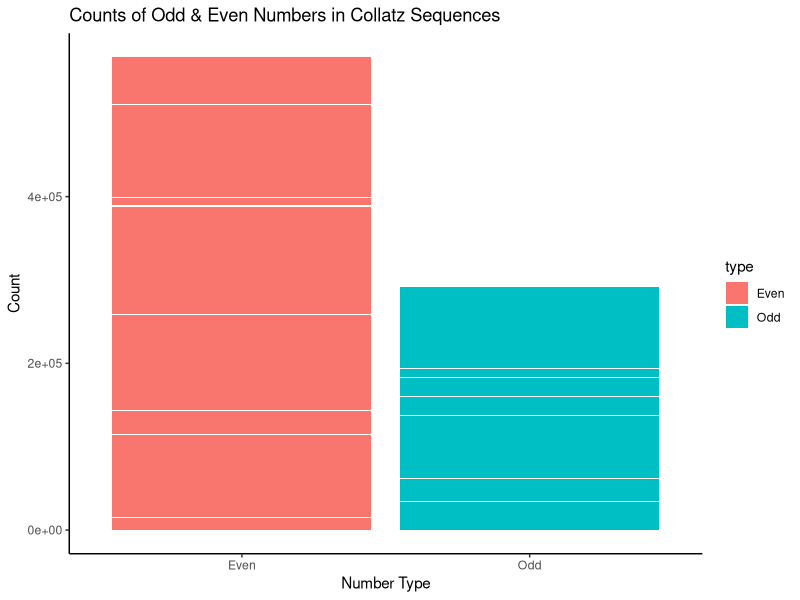

Write R code to recreate this figure.
## ---- chunk 1
knitr::opts_chunk$set(echo = TRUE)
## ---- chunk 2
library(tidyverse)
library(ggplot2)
library(ggrepel)
library(dplyr)
## ---- chunk 3
# accepts a single integer
gen_collatz <- function(n) {
  # Input should all be numerical
  if (is.numeric(n) == FALSE) {
    stop("Invalid input: Not a numerical value")
  }

  # Input should all be integers
  if ((n == as.integer(n)) == FALSE) {
    stop("Invalid input: Not an integer")
  }

  # Input should be 1 or more
  if (n < 1) {
    stop("Invalid input: Value is less than 1")
  }

  # Initialize values
  current <- n
  seq <- c(n)

  # The actual function
  while (current > 1) {
    # check if odd or even
    if (current %% 2 == 0) {
      current <- current / 2
    } else {
      current <- (current * 3) + 1
    }

    # save the new number into the sequence
    seq <- c(seq, current)
  }

  # return the sequence
  return(seq)
}
## ---- chunk 4
collatz_df <- tibble(
  "start" = 1,
  "seq" = list(gen_collatz(1)),
  "length" = length(unlist(seq)),
  "parity" = ifelse((start %% 2) == 0, "EVEN", "ODD"),
  "max_val" = max(unlist(seq))
)

n <- 2

while (n <= 10000) {
  collatz_df <-
    collatz_df %>%
    add_row(
      "start" = n,
      "seq" = list(gen_collatz(n)),
      "length" = length(unlist(seq)),
      "parity" = ifelse((start %% 2) == 0, "EVEN", "ODD"),
      "max_val" = max(unlist(seq))
    )

  n <- n + 1
}
## ---- chunk 5
print(collatz_df)
## ---- chunk 6
## function backtrack to check for backtracking
backtrack <- function(x) {
  # initialize
  initial <- x[1]
  current <- 2
  below_init <- FALSE
  above_init <- FALSE

  while (current <= length(x)) {
    # check for when current value is less than initial
    if (x[current] < initial) {
      below_init <- TRUE
    }

    # check for when current value is higher than initial
    # but only after below_init is TRUE
    if ((x[current] > initial) &&
      (below_init == TRUE)) {
      above_init <- TRUE
    }

    # increment current by 1
    current <- current + 1
  }

  # Both must be TRUE to be considered backtracking
  ifelse(below_init & above_init, TRUE, FALSE)
}
## ---- chunk 7
## doing the actual filtering with the function
backtracks_df <-
  collatz_df %>%
  filter(
    sapply(seq, backtrack)
  )
## ---- chunk 8
print(backtracks_df)
## ---- chunk 9
## backtrack count
backtrack_count <- function(x) {
  # initialize
  initial <- x[1]
  current <- 2
  below_init <- FALSE
  above_init <- FALSE
  counter <- 0

  while (current <= length(x)) {
    # check for when current value is less than initial
    if (x[current] < initial &&
      (below_init == FALSE)) {
      below_init <- TRUE
    }

    # check for when current value is higher than initial
    # but only after below_init is TRUE
    if ((x[current] > initial) &&
      (below_init == TRUE) &&
      (above_init == FALSE)) {
      above_init <- TRUE
    }

    # if below_init and above_init is true, add 1 to counter
    # immediately change back the variables to their FALSE state
    if (below_init && above_init) {
      counter <- counter + 1
      below_init <- FALSE
      above_init <- FALSE
    }

    # increment current by 1
    current <- current + 1
  }

  # returns the backtrack count for each sequences
  return(counter)
}
## ---- chunk 10
mode_calculator <- function(x) {
  # initialize
  unique_nums <- c()
  num_freq <- c()

  # tally the numbers in the freq table
  for (i in x) {
    # If the number in freq is not in unique_nums yet, add to unique_nums
    # also add one to num_freq index that represents the new number (last ind)
    # else, look for index where the number appears on unique_nums
    # and then add 1 to the same index in num_freq
    if ((i %in% unique_nums) == FALSE) {
      unique_nums <- c(unique_nums, i)
      num_freq <- c(num_freq, 1)
    } else {
      index <- which(unique_nums == i)
      num_freq[index] <- num_freq[index] + 1
    }
  }

  # Find the index of the highest frequency
  # then find the number represented by that frequency
  index <- which(num_freq == max(num_freq))
  mode_freq <- unique_nums[index]


  # return the mode
  return(mode_freq)
}
## ---- chunk 11
## doing the actual filtering with backtrack_count
mode_backtrack <-
  backtracks_df %>%
  mutate(
    "freq" = sapply(seq, backtrack_count)
  ) %>%
  summarize(
    "mode" = mode_calculator(freq)
  ) %>%
  pull(1)
## ---- chunk 12
print(mode_backtrack)
## ---- chunk 13
## function to find the max after first backtrack
max_backtrack <- function(x) {
  # initialize
  initial <- x[1]
  current <- 2
  below_init <- FALSE
  above_init <- FALSE
  max_val <- 0

  while (current <= length(x)) {
    # check for when current value is less than initial
    if (x[current] < initial) {
      below_init <- TRUE
    }

    # check for when current value is higher than initial
    # but only after below_init is TRUE
    if ((x[current] > initial) &&
      (below_init == TRUE)) {
      above_init <- TRUE
    }

    # if below_init and above_init is true, start checking for max_val
    if (below_init && above_init) {
      if (x[current] > max_val) {
        max_val <- x[current]
      }
    }

    # increment current by 1
    current <- current + 1
  }

  # return the max_val
  return(max_val)
}
## ---- chunk 14
## doing the actual filtering with max_after_backtrack
max_after_backtrack <-
  backtracks_df %>%
  mutate(
    "max_backtrack" = sapply(seq, max_backtrack)
  ) %>%
  pull(max_backtrack)
## ---- chunk 15
print(tibble(max_after_backtrack))
## ---- chunk 16
## only need to filter by parity
even_odd_backtrack <-
  backtracks_df %>%
  count(parity) %>%
  pull(n)
## ---- chunk 17
print(even_odd_backtrack)
## ---- chunk 18

# Initialize
collatz_sequence <- collatz_df

# Wrangle the data to identify odd and even numbers in each sequence and Calculate the ratio
collatz_sequence <- collatz_sequence %>%
  mutate(Even = sapply(seq, function(x) {sum(x %% 2 == 0)}),
         Odd = sapply(seq, function(x) {sum(x %% 2 == 1 )}),
         Even_Odd_Ratio = Even / Odd)

# Summarize statistics for Even, Odd and Even_Odd_Ratio
EvenOdd_Avg_Max <- collatz_sequence %>%
  gather(key = "type", value = "value", Even, Odd) %>%
  group_by(type) %>%
  summarize(
    Average = mean(value),
    Maximum = max(value)
  )

Ratio_Avg_Max <- collatz_sequence %>%
  gather(key = "type", value = "value", Even_Odd_Ratio) %>%
  group_by(type) %>%
  summarize(
    Average = mean(value),
    Maximum = max(value)
  )
## ---- chunk 19
print(collatz_sequence)
## ---- chunk 20
print(EvenOdd_Avg_Max)
## ---- chunk 21
print(Ratio_Avg_Max)
## ---- chunk 22
## Explore and visualize the distribution of even and odd numbers
## For example, create a bar chart:
collatz_sequence %>%
  gather(key = "type", value = "count", Odd, Even) %>%
  ggplot(aes(x = type, y = count, fill = type)) +
  geom_bar(stat = "identity") +
  labs(title = "Counts of Odd & Even Numbers in Collatz Sequences",
       x = "Number Type",
       y = "Count") +
  theme_classic()
